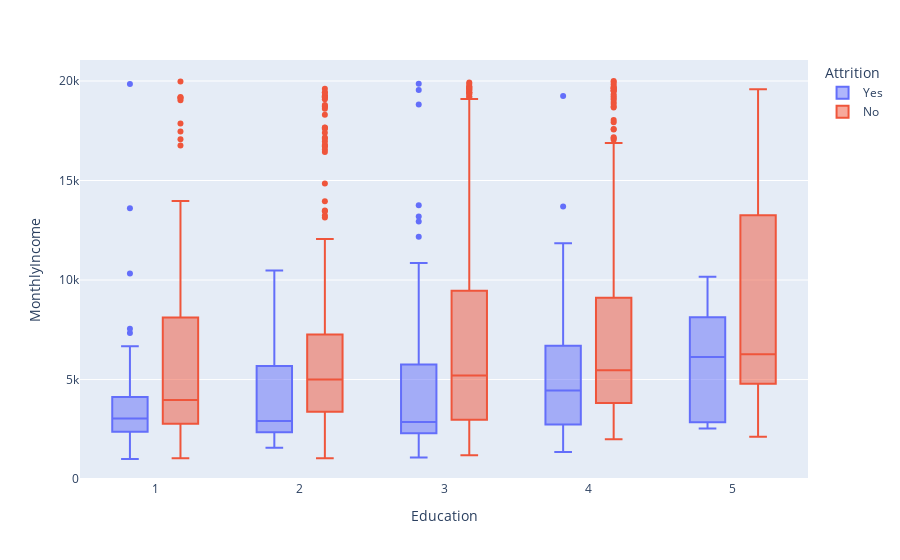

The notebook cell saved with this chart:
### Markdown cell above
From the boxplots above, distance from home is likely to be a factor leading to employee attrition for some roles but generally to a small extent.

### Code cell
fig = px.box(employee_data, x = "Education", y = "MonthlyIncome", color = "Attrition")
fig.show()

### Figure 1 — Plotly figure (JSON) as saved in the notebook; plotly's stock layout.template omitted (floating-point values rounded to 4 significant figures; data arrays with more than 128 entries replaced by an {"elided": "..."} marker saying what was removed)
{"data": [{"alignmentgroup": "True", "hovertemplate": "Attrition=Yes<br>Education=%{x}<br>MonthlyIncome=%{y}<extra></extra>", "legendgroup": "Yes", "marker": {"color": "#636efa"}, "name": "Yes", "notched": false, "offsetgroup": "Yes", "orientation": "v", "showlegend": true, "type": "box", "x": {"elided": "237 int values"}, "x0": " ", "xaxis": "x", "y": {"elided": "237 int values"}, "y0": " ", "yaxis": "y"}, {"alignmentgroup": "True", "hovertemplate": "Attrition=No<br>Education=%{x}<br>MonthlyIncome=%{y}<extra></extra>", "legendgroup": "No", "marker": {"color": "#EF553B"}, "name": "No", "notched": false, "offsetgroup": "No", "orientation": "v", "showlegend": true, "type": "box", "x": {"elided": "1233 int values"}, "x0": " ", "xaxis": "x", "y": {"elided": "1233 int values"}, "y0": " ", "yaxis": "y"}], "layout": {"boxmode": "group", "legend": {"title": {"text": "Attrition"}, "tracegroupgap": 0}, "margin": {"t": 60}, "xaxis": {"anchor": "y", "domain": [0, 1], "title": {"text": "Education"}}, "yaxis": {"anchor": "x", "domain": [0, 1], "title": {"text": "MonthlyIncome"}}}}
